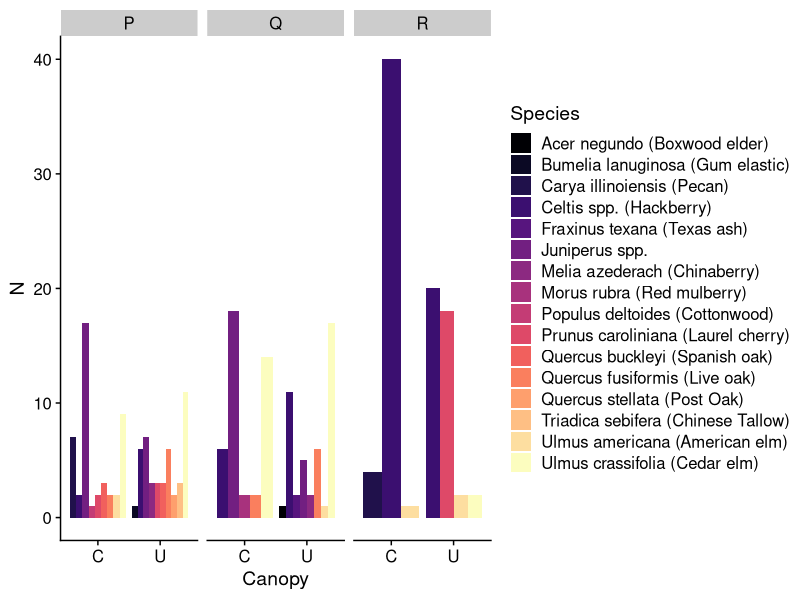

The R script that drew this image: (Note: this script raises an error after producing the figure.)
# Tidyr
library(tidyverse)
library(cowplot)
# library(readxl)
theme_set(theme_cowplot())

?pivot_wider

# If this doesn't pull up a help file, you need to re-install tidyr
# install.packages("tidyr")

## New data set: ####
succession_data = read_csv("data/wide_succession_data.csv")
glimpse(succession_data)
View(succession_data)

## These data were collected by my Field Ecology students
## Four Teams surveyed the diversity and density of 
## three habitat types at Brackenridge Field Lab
## In each Habitat type, each team selected three points (Sample),
## and recorded 4 canopy (C) and 4 understory (U) trees at each point
## The distance to each tree, the DBH of the canopy trees, 
## and the species of tree was also recorded

## A few notes about the dataset:
  ## Habitat type and canopy/understory type are combined into the "Type" column
  ## Species presence is indicated by a "1" in the appropriate column
  ## A specific sample point is identified by the combination of 
  ## Habitat, Sample, and Team

# First, we should convert all of the presence/absense species 
  # columns into a single column
  
#### pivot_longer ####

# This is done with the gather() command
succession_data %>% 
  pivot_longer(
    # The column names you want to reshape
    # In this case, as with dplyr::select, the minus indicates everything BUT 
    # these columns
    cols = -c(Type, Team, Sample, Quadrant, Distance, DBH),
    names_to = "Species", # Name of the column that stores the old column names
    values_to = "is_present") %>%  # Name of the oclumn that stores old cell values
  View

# Equivalently:
succession_data %>% pivot_longer(
    7:22, # positions of the columns to pivot
    names_to = "Species", values_to = "is_present")
succession_data %>% pivot_longer(
  # You can use ranges of column names, though that's not practical here
    `Acer negundo (Boxwood elder)`:`Ulmus crassifolia (Cedar elm)`,
    names_to = "Species", values_to = "is_present")
succession_data %>% pivot_longer(
  contains("("), # All of the species names have a parentheses in them
  names_to = "Species", values_to = "is_present")


# Note that there are a lot of NAs in the is_present column,
  # we can drop these with:
succession_longer = succession_data %>% 
  pivot_longer(7:22, names_to = "Species",
               values_to = "is_present", 
               values_drop_na = TRUE)
succession_longer



# All the is_present column is telling us is whether that particular species was 
# there or not; we don't need the absences, so we can get rid of them
succession_longer %>%  select(-is_present)

# Add an example?

#############
## Exercise 1
#############

# This is a sample of simulated genotypes from 100 individuals at 89 loci
# genotypes are coded 0, 1, 2 for how many of the minor alleles they have
genotypes_wide = read_csv("data/genotypes_wide.csv")

# reshape this data so that it has three columns: 
  # Indiv (as is)
  # POS (the position/locus, corresponding to column headers)
  # gt (the genotype, corresponding to cell values)
  # Remove the missing data
# Bonus: try using the "names_prefix" argument remove the "POS_"


#### Separate ####

# To do anything interesting with this, we should be able to separately 
# work with habitat type and canopy type

# the separate() command works for that

succession_sep = succession_longer %>%  
  select(-is_present) %>% 
  separate(col = Type, # Column to separate
           into = c("Habitat", "Canopy"), # Names of the new columns to separate into
           sep = "-") # the character used to mark the separation

# Individual sample points are identified by a combination of 
  # Habitat, Team, and Sample
  # we could make a new column for them with unite()

tidy_succession =  succession_sep %>% 
  # Combine the indicator
  unite(col = "Sample_quadrant", # new column name 
        Team, Habitat, Sample,# columns being combined
        sep = "-", remove = FALSE) %>% # remove = FALSE keeps the old columns around
  select(-Team, -Sample)
# Note: 
# you could have replaced unite() with 
# mutate(Sample_quadrant = paste(Team, Habitat, Sample, sep = "-)) %>% 


# Now we can ask some questions about the data
# How many of each speceis were found in each canopy type?  Does it differe between Habitat and Canopy?
tidy_succession %>% 
  group_by(Habitat, Canopy, Species) %>% 
  summarize(N = n()) %>% # total number of species per group
  # the summarize command ungrouped by Species
  mutate(freq = N/sum(N)) 
  # frequency of the species in the Habitat/Canopy

# Create a bar plot showing how species abundnace varies among 
# habitats and canopy types
tidy_succession %>% group_by(Habitat, Canopy, Species) %>% 
  summarize(N = n()) %>%
  ggplot() + aes(x = Canopy, y = N, fill = Species) +
  facet_wrap(~Habitat) + 
  scale_fill_viridis_d(option = "magma")+
  geom_col(position = position_dodge()) # Column chart; try re-running w/o position argument



#### TODO: ####
  ## pivot_longer() with multiple names or values columns
  ## Find some examples to use the more complicated pivot function examples
  ## pivot_wider()
  ## Maybe also use extract(), though that could require some regex bits?

## Pivoting with multiple columns

# These are data from an experiment that tested yeast gene expression
# under different levels of nutrient limitation
yeast_data = read_csv("data/yeast_data_partial.csv")
# yeast_data2 = read_csv("data/yeast_data_partial.csv")

# The first four columns indicate 
  # gene name, biological process, 
  # molecular function, and systematic_id

# The remaining columns (G0.05 through U0.3) 
  # contain TWO variables in their name
  # The nutrient that was added to the substrate (first letter)
  # and rate at which it was added (the rest)
  # the values in these columns is the gene expression level
glimpse(yeast_data)

# We would like to convert all of these columns into three:
  # Substrate
  # Concentration
  # Gene_expression

yeast_data %>% 
  pivot_longer(G0.05:U0.3,
    names_to = c("Substrate", "Concentration"),
    names_sep = 1, # separate the names after the first character
    values_to = "Gene_expression")

# Notice that Concentration is listed as a 
  # <chr> column (i.e., text, not a number)
  # we can fix that with the names_ptype argument

tidy_yeast = yeast_data %>% 
  pivot_longer(G0.05:U0.3,
               names_to = c("Substrate", "Concentration"),
               names_sep = 1, # separate the names after the first character
               names_ptypes = list(Substrate = character(),
                                   Concentration = numeric()),
               values_to = "Gene_expression")
tidy_yeast

# Let's look at another way to do names_sep

### Another example:

# This contains site-level summary statistics for our lizard data
lizards_smry = read_csv("data/anoles_smry.csv")
View(lizards_smry)

# The column names are trait_summary
  # We want to create one column for each summary stat
  # and an extra column that indicates the trait
  # Desired columns:
    # Site
    # Trait
    # mean
    # sd
    # ...
    # max

lizards_smry %>% 
  pivot_longer(-Site, 
               names_to = c("Trait", ".value"),
               names_sep = "_")
# Two important things to note about this:
  # the ".value" in the names_to
    # This is a special indicator that tells 
    # pivot to create one column for each matching name
    # and place the corresponding values into it
    # Note we didn't use a values_to argument
  # names_sep used text instead of an integer
    # This splits at and removes the separator 
      # Note; names_sep treats this as regular expression (regex), 
      # so you may occasionally get some weird behavior 
      # we'll try to cover some regex stuff later in this seminar;
      # there's also a file "extra_regular_expressions.R" that you 
      # may wish to check out.

## Widening data #####

# Sometimes, you need to reverse a pivot_longer, 
  # many packages or external programs require
  # data to be in a matrix-like form, for example

# Let's widen our succession data
tidy_succession %>% 
  mutate(present = 1) %>% # We need to add this column because otherwise there's no value
  pivot_wider(
    names_from = Species, 
    values_from = present)
# We can provide options to automatically replace NAs with defaults
tidy_succession %>% 
  mutate(present = 1) %>% # We need to add this column because otherwise there's no value
  pivot_wider(
    names_from = Species, 
    values_from = present, 
    # This fills missing values from the present column w/ zeros
    values_fill = list(present = 0))

############
## Exercise 2
############
  # re-Widen the genotype data you tidied in exercise 1
  # each POS should become its own column
  # missing values should be replaced with -1


